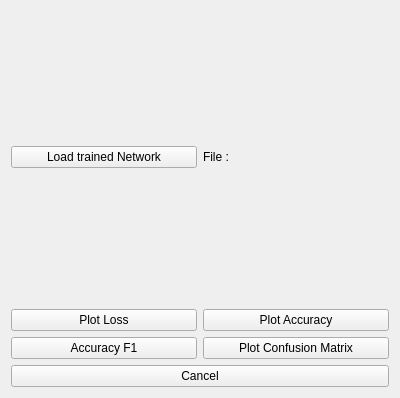
<?xml version="1.0" encoding="UTF-8"?>
<ui version="4.0">
 <class>perfWindow</class>
 <widget class="QWidget" name="perfWindow">
  <property name="geometry">
   <rect>
    <x>0</x>
    <y>0</y>
    <width>400</width>
    <height>398</height>
   </rect>
  </property>
  <property name="windowTitle">
   <string>Network performance</string>
  </property>
  <layout class="QVBoxLayout" name="verticalLayout">
   <item>
    <layout class="QHBoxLayout" name="horizontalLayout">
     <item>
      <widget class="QPushButton" name="loadTrainedNetworkButton">
       <property name="text">
        <string>Load trained Network</string>
       </property>
      </widget>
     </item>
     <item>
      <widget class="QLabel" name="trainedNetworkLabel">
       <property name="text">
        <string>File :</string>
       </property>
      </widget>
     </item>
    </layout>
   </item>
   <item>
    <layout class="QGridLayout" name="gridLayout">
     <item row="0" column="0">
      <widget class="QPushButton" name="plotLossButton">
       <property name="text">
        <string>Plot Loss</string>
       </property>
      </widget>
     </item>
     <item row="0" column="1">
      <widget class="QPushButton" name="plotAccuracyButton">
       <property name="text">
        <string>Plot Accuracy</string>
       </property>
      </widget>
     </item>
     <item row="1" column="0">
      <widget class="QPushButton" name="accuracyF1Button">
       <property name="text">
        <string>Accuracy F1</string>
       </property>
      </widget>
     </item>
     <item row="1" column="1">
      <widget class="QPushButton" name="plotConfusionMatrixButton">
       <property name="text">
        <string>Plot Confusion Matrix</string>
       </property>
      </widget>
     </item>
    </layout>
   </item>
   <item>
    <widget class="QPushButton" name="cancelButton">
     <property name="text">
      <string>Cancel</string>
     </property>
    </widget>
   </item>
  </layout>
 </widget>
 <resources/>
 <connections/>
</ui>
